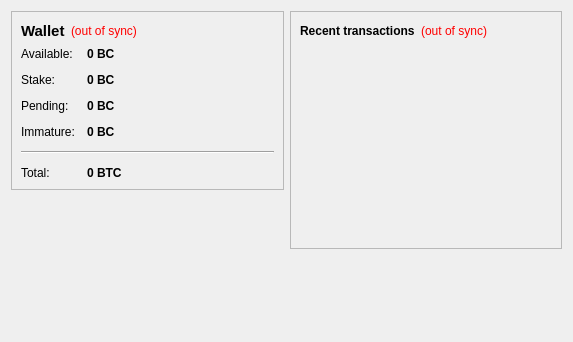
<?xml version="1.0" encoding="UTF-8"?>
<ui version="4.0">
 <class>OverviewPage</class>
 <widget class="QWidget" name="OverviewPage">
  <property name="geometry">
   <rect>
    <x>0</x>
    <y>0</y>
    <width>573</width>
    <height>342</height>
   </rect>
  </property>
  <property name="windowTitle">
   <string>Form</string>
  </property>
  <layout class="QHBoxLayout" name="horizontalLayout" stretch="1,1">
   <item>
    <layout class="QVBoxLayout" name="verticalLayout_2">
     <item>
      <widget class="QFrame" name="frame">
       <property name="frameShape">
        <enum>QFrame::StyledPanel</enum>
       </property>
       <property name="frameShadow">
        <enum>QFrame::Raised</enum>
       </property>
       <layout class="QVBoxLayout" name="verticalLayout_4">
        <item>
         <layout class="QHBoxLayout" name="horizontalLayout_4">
          <item>
           <widget class="QLabel" name="label_5">
            <property name="font">
             <font>
              <pointsize>11</pointsize>
              <weight>75</weight>
              <bold>true</bold>
             </font>
            </property>
            <property name="text">
             <string>Wallet</string>
            </property>
           </widget>
          </item>
          <item>
           <widget class="QLabel" name="labelWalletStatus">
            <property name="toolTip">
             <string>The displayed information may be out of date. Your wallet automatically synchronizes with the Nuaxes network after a connection is established, but this process has not completed yet.</string>
            </property>
            <property name="styleSheet">
             <string notr="true">QLabel { color: red; }</string>
            </property>
            <property name="text">
             <string notr="true">(out of sync)</string>
            </property>
            <property name="alignment">
             <set>Qt::AlignLeading|Qt::AlignLeft|Qt::AlignVCenter</set>
            </property>
           </widget>
          </item>
          <item>
           <spacer name="horizontalSpacer_2">
            <property name="orientation">
             <enum>Qt::Horizontal</enum>
            </property>
            <property name="sizeHint" stdset="0">
             <size>
              <width>40</width>
              <height>20</height>
             </size>
            </property>
           </spacer>
          </item>
         </layout>
        </item>
        <item>
         <layout class="QFormLayout" name="formLayout_2">
          <property name="fieldGrowthPolicy">
           <enum>QFormLayout::AllNonFixedFieldsGrow</enum>
          </property>
          <property name="horizontalSpacing">
           <number>12</number>
          </property>
          <property name="verticalSpacing">
           <number>12</number>
          </property>
          <item row="0" column="0">
           <widget class="QLabel" name="label">
            <property name="text">
             <string>Available:</string>
            </property>
           </widget>
          </item>
          <item row="0" column="1">
           <widget class="QLabel" name="labelBalance">
            <property name="font">
             <font>
              <weight>75</weight>
              <bold>true</bold>
             </font>
            </property>
            <property name="cursor">
             <cursorShape>IBeamCursor</cursorShape>
            </property>
            <property name="toolTip">
             <string>Your current spendable balance</string>
            </property>
            <property name="text">
             <string notr="true">0 BC</string>
            </property>
            <property name="textInteractionFlags">
             <set>Qt::LinksAccessibleByMouse|Qt::TextSelectableByKeyboard|Qt::TextSelectableByMouse</set>
            </property>
           </widget>
          </item>
          <item row="1" column="0">
           <widget class="QLabel" name="label_6">
            <property name="text">
             <string>Stake:</string>
            </property>
           </widget>
          </item>
          <item row="1" column="1">
           <widget class="QLabel" name="labelStake">
            <property name="font">
             <font>
              <weight>75</weight>
              <bold>true</bold>
             </font>
            </property>
            <property name="cursor">
             <cursorShape>IBeamCursor</cursorShape>
            </property>
            <property name="toolTip">
             <string>Total of coins that was staked, and do not yet count toward the current balance</string>
            </property>
            <property name="text">
             <string notr="true">0 BC</string>
            </property>
            <property name="textInteractionFlags">
             <set>Qt::LinksAccessibleByMouse|Qt::TextSelectableByKeyboard|Qt::TextSelectableByMouse</set>
            </property>
           </widget>
          </item>
          <item row="2" column="0">
           <widget class="QLabel" name="label_3">
            <property name="text">
             <string>Pending:</string>
            </property>
           </widget>
          </item>
          <item row="2" column="1">
           <widget class="QLabel" name="labelUnconfirmed">
            <property name="font">
             <font>
              <weight>75</weight>
              <bold>true</bold>
             </font>
            </property>
            <property name="cursor">
             <cursorShape>IBeamCursor</cursorShape>
            </property>
            <property name="toolTip">
             <string>Total of transactions that have yet to be confirmed, and do not yet count toward the current balance</string>
            </property>
            <property name="text">
             <string notr="true">0 BC</string>
            </property>
            <property name="textInteractionFlags">
             <set>Qt::LinksAccessibleByMouse|Qt::TextSelectableByKeyboard|Qt::TextSelectableByMouse</set>
            </property>
           </widget>
          </item>
          <item row="3" column="0">
           <widget class="QLabel" name="labelImmatureText">
            <property name="text">
             <string>Immature:</string>
            </property>
           </widget>
          </item>
          <item row="3" column="1">
           <widget class="QLabel" name="labelImmature">
            <property name="font">
             <font>
              <weight>75</weight>
              <bold>true</bold>
             </font>
            </property>
            <property name="toolTip">
             <string>Mined balance that has not yet matured</string>
            </property>
            <property name="text">
             <string notr="true">0 BC</string>
            </property>
            <property name="textInteractionFlags">
             <set>Qt::LinksAccessibleByMouse|Qt::TextSelectableByKeyboard|Qt::TextSelectableByMouse</set>
            </property>
           </widget>
          </item>
          <item row="4" column="0" colspan="2">
           <widget class="Line" name="line">
            <property name="orientation">
             <enum>Qt::Horizontal</enum>
            </property>
           </widget>
          </item>
          <item row="5" column="0">
           <widget class="QLabel" name="labelTotalText">
            <property name="text">
             <string>Total:</string>
            </property>
           </widget>
          </item>
          <item row="5" column="1">
           <widget class="QLabel" name="labelTotal">
            <property name="font">
             <font>
              <weight>75</weight>
              <bold>true</bold>
             </font>
            </property>
            <property name="cursor">
             <cursorShape>IBeamCursor</cursorShape>
            </property>
            <property name="toolTip">
             <string>Your current total balance</string>
            </property>
            <property name="text">
             <string notr="true">0 BTC</string>
            </property>
            <property name="textInteractionFlags">
             <set>Qt::LinksAccessibleByMouse|Qt::TextSelectableByKeyboard|Qt::TextSelectableByMouse</set>
            </property>
           </widget>
          </item>
         </layout>
        </item>
       </layout>
      </widget>
     </item>
     <item>
      <spacer name="verticalSpacer">
       <property name="orientation">
        <enum>Qt::Vertical</enum>
       </property>
       <property name="sizeHint" stdset="0">
        <size>
         <width>20</width>
         <height>40</height>
        </size>
       </property>
      </spacer>
     </item>
    </layout>
   </item>
   <item>
    <layout class="QVBoxLayout" name="verticalLayout_3">
     <item>
      <widget class="QFrame" name="frame_2">
       <property name="frameShape">
        <enum>QFrame::StyledPanel</enum>
       </property>
       <property name="frameShadow">
        <enum>QFrame::Raised</enum>
       </property>
       <layout class="QVBoxLayout" name="verticalLayout">
        <item>
         <layout class="QHBoxLayout" name="horizontalLayout_2">
          <item>
           <widget class="QLabel" name="label_4">
            <property name="text">
             <string>&lt;b&gt;Recent transactions&lt;/b&gt;</string>
            </property>
           </widget>
          </item>
          <item>
           <widget class="QLabel" name="labelTransactionsStatus">
            <property name="toolTip">
             <string>The displayed information may be out of date. Your wallet automatically synchronizes with the Nuaxes network after a connection is established, but this process has not completed yet.</string>
            </property>
            <property name="styleSheet">
             <string notr="true">QLabel { color: red; }</string>
            </property>
            <property name="text">
             <string notr="true">(out of sync)</string>
            </property>
            <property name="alignment">
             <set>Qt::AlignRight|Qt::AlignTrailing|Qt::AlignVCenter</set>
            </property>
           </widget>
          </item>
          <item>
           <spacer name="horizontalSpacer">
            <property name="orientation">
             <enum>Qt::Horizontal</enum>
            </property>
            <property name="sizeHint" stdset="0">
             <size>
              <width>40</width>
              <height>20</height>
             </size>
            </property>
           </spacer>
          </item>
         </layout>
        </item>
        <item>
         <widget class="QListView" name="listTransactions">
          <property name="styleSheet">
           <string notr="true">QListView { background: transparent; }</string>
          </property>
          <property name="frameShape">
           <enum>QFrame::NoFrame</enum>
          </property>
          <property name="verticalScrollBarPolicy">
           <enum>Qt::ScrollBarAlwaysOff</enum>
          </property>
          <property name="horizontalScrollBarPolicy">
           <enum>Qt::ScrollBarAlwaysOff</enum>
          </property>
          <property name="selectionMode">
           <enum>QAbstractItemView::NoSelection</enum>
          </property>
         </widget>
        </item>
       </layout>
      </widget>
     </item>
     <item>
      <spacer name="verticalSpacer_2">
       <property name="orientation">
        <enum>Qt::Vertical</enum>
       </property>
       <property name="sizeHint" stdset="0">
        <size>
         <width>20</width>
         <height>40</height>
        </size>
       </property>
      </spacer>
     </item>
    </layout>
   </item>
  </layout>
 </widget>
 <resources/>
 <connections/>
</ui>
